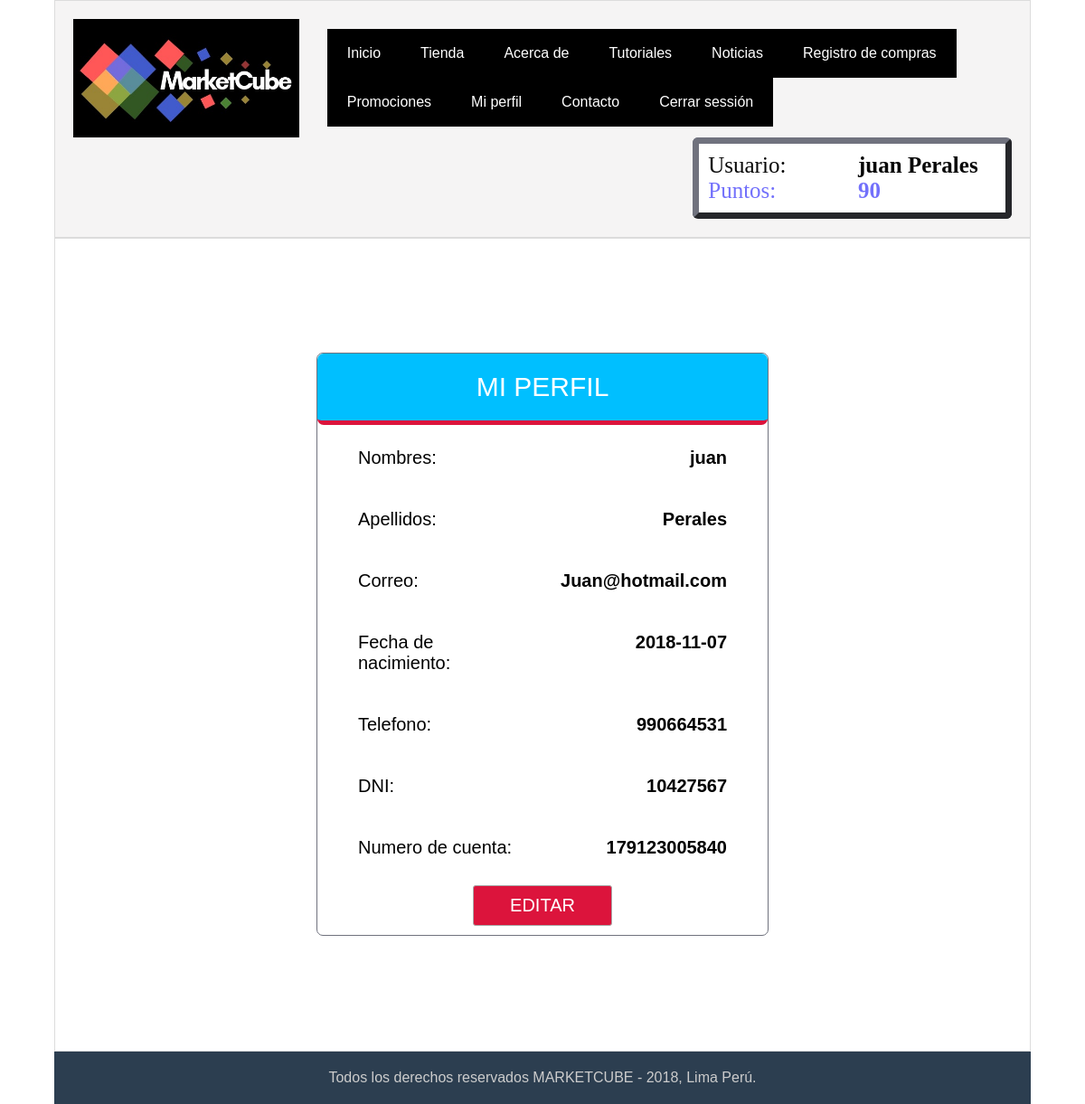
Screenshot of /perfil.php (signed in) with the database file from the repository.
### tables this page shows
CREATE TABLE `usuario` (
  `id` int(11) NOT NULL,
  `nombres` varchar(60) NOT NULL,
  `apellidos` varchar(60) NOT NULL,
  `correo` varchar(60) NOT NULL,
  `fecha_nacimiento` date NOT NULL,
  `telefono` varchar(20) NOT NULL,
  `dni` varchar(20) NOT NULL,
  `password` varchar(50) NOT NULL,
  `fecha de registro` datetime NOT NULL,
  `numero de cuenta` varchar(20) NOT NULL,
  `saldo` decimal(10,2) NOT NULL,
  `puntaje` int(11) NOT NULL
);

### perfil.php (the view, shortened to what this page needs)
<?php
 $correo=$_SESSION["correo"];
 include 'conexion.php';
 $sentencia= $db->query("SELECT * FROM usuario where correo='$correo'");
 $u = $sentencia->fetch();
?>
<!DOCTYPE html>
<html lang="en">
<head>
    <link rel="stylesheet" href="style.css">
</head>
<body>
    <div class="contenedor">
        <?php include 'cabecera.php' ?>
        <section class="main">
        <form action="editar_usuario.php" method="get" class="form-register">
            <h2 class="form__titulo">MI PERFIL</h2>
            <div class="contenedor-inputs">
                <label for="">Nombres:   </label><label id="datosp"for=""><?php echo $u["nombres"]?></label>
                <label for="">Apellidos:   </label><label id="datosp"for=""><?php echo $u["apellidos"]?></label>
                <label for="">Correo:    </label><label id="datosp"for=""><?php echo $u["correo"] ?></label>
                <label for="">Fecha de nacimiento:    </label><label id="datosp"for=""><?php echo $u["fecha_nacimiento"] ?></label>
                <label for="">Telefono:   </label><label id="datosp"for=""><?php echo $u["telefono"]?></label>
                <label for="">DNI:     </label><label id="datosp"for=""><?php echo $u["dni"]?></label>
                <label for="">Numero de cuenta:   </label><label id="datosp"for=""><?php echo $u["numero de cuenta"]?></label>
                <input type="submit" class="btn-enviar" value="EDITAR">
            </div>
        </form>
        </section>
        <?php include 'footer.php' ?>
    </div>
</body>
</html>

### cabecera.php (shortened to what this page needs)
<header>
    <div class="logo">
        <img src="MarketCube.jpg" alt="">
    </div>
    <nav>
        <ul class="ul">
            <li><a href="index.php">Inicio</a></li>
            <li><a href="index.php">Tienda</a>
            </li>
            <li><a href="index.php">Acerca de</a>
            </li>
            <li><a href="index.php">Tutoriales</a>
            </li>
            <li><a href="noticias.php">Noticias</a></li>
            <?php if(!isset($_SESSION["correo"])){?>
                <li><a href="registro.php">Crear cuenta</a></li>
                <li><a href="login.php">Inicar sessión</a></li>
            <?php } else {?>
                <li><a href="registro_compras.php">Registro de compras</a></li>
                <li><a href="promociones.php">Promociones</a></li>
                <li><a href="perfil.php">Mi perfil</a></li>
                <li><a href="contacto.php">Contacto</a></li>
                <li><a href="logout.php">Cerrar sessión</a></li>
            <?php } ?>
        </ul>
    </nav>
    <?php if(isset($_SESSION["correo"])) { ?>
    <div class="usuarioc">
        <?php if(isset($_SESSION["correo"])) { ?>
            <div class="nombre">
                <p id="u"> Usuario:</p><p id="usuario"> <?php echo $_SESSION["nombres"] ?> <?php echo $_SESSION["apellidos"] ?> </p>
                <?php
                include 'conexion.php';
                $co = $_SESSION["correo"];
                $stmt= $db->query("SELECT * FROM usuario where correo='$co'");
                $z = $stmt->fetch();
                ?>
                <p id="punt">Puntos: </p><p id="puntaje"><?php echo $z["puntaje"] ?></p>
            </div>
        <?php } ?>
    </div>
    <?php } ?>
</header>

### style.css (style rules this page uses)
* { padding: 0px; margin: 0px; box-sizing: border-box; }
body { margin:0; font-family: sans-serif; }
.form-register { border: 1px solid #70727e; width:98%; max-width: 500px; margin: auto; background: white; border-radius: 7px; }
.form__titulo { background: deepskyblue; color:#fff; padding: 20px; text-align: center; font-weight: 100; font-size: 30px; border-radius: 7px; border-top-left-radius: 7px; border-top-right-radius: 7px; border-bottom: 5px solid crimson; }
.contenedor-inputs { padding: 10px 30px; display: flex; flex-wrap: wrap; justify-content: space-between; }
#datosp { display: flex; justify-content: flex-end; font-weight: bolder; text-align: end; }
label { margin-bottom:15px; padding: 15px; font-size:15px; border-radius: 3px; width: 48%; font-size: 20px; }
input { margin-bottom:15px; padding: 15px; font-size:16px; border-radius: 3px; border: 1px solid darkgray; }
.btn-enviar { background: crimson; color: #fff; margin: auto; padding: 10px 40px; cursor: pointer; font-size: 20px; }
nav { margin: auto; width: 500px; font-family: Arial, Helvetica, sans-serif; }
ul { list-style: none; }
.ul li a { background-color: #000000; color: #fff; text-decoration: none; padding: 18px 22px; display: block; }
.ul > li { float: left; }
.contenedor { background: #ccc; width: 90%; max-width: 1250px; margin: auto; display: flex; flex-direction: row; flex-wrap: wrap; }
header { background: #f5f4f4; width: 100%; padding: 20px; display: flex; justify-content: space-between; align-items: center; flex-flow: row wrap; border: 1px solid gainsboro; }
header .logo img { width: 250px; vertical-align: top; }
header nav { width: 70%; display: flex; flex-wrap: wrap; align-items: center; }
.main { background: #ffffff; width: 100%; display: flex; flex-wrap: wrap; flex-direction: row; justify-content: space-around; padding: 20px; min-height: 900px; border: 0.5px solid gainsboro; }
header .usuarioc { display: flex; font-size: 25px; width: 100%; justify-content: flex-end; }
#u { width: 48%; }
#usuario { width: 48%; font-weight: bolder; }
#punt { width: 48%; color: #413efabd; }
#puntaje { width: 48%; font-weight: bolder; color: #413efabd; }
.nombre { background: rgb(255, 255, 255); color: rgb(7, 7, 7); border-radius: 6px; display: flex; flex-wrap: wrap; justify-content: space-between; min-width: 300px; font-family: Georgia, 'Times New Roman', Times, serif; padding: 10px; border: 7px outset #70727e; }
.nombre { transition: 0.5s; }

### rows the page displays
usuario: puntaje "90", nombres "juan", apellidos "Perales", correo "Juan@hotmail.com", fecha_nacimiento "2018-11-07", telefono "990664531", dni "10427567", numero de cuenta "179123005840"

### other values shown
$_SESSION["nombres"] "juan"
$_SESSION["apellidos"] "Perales"
